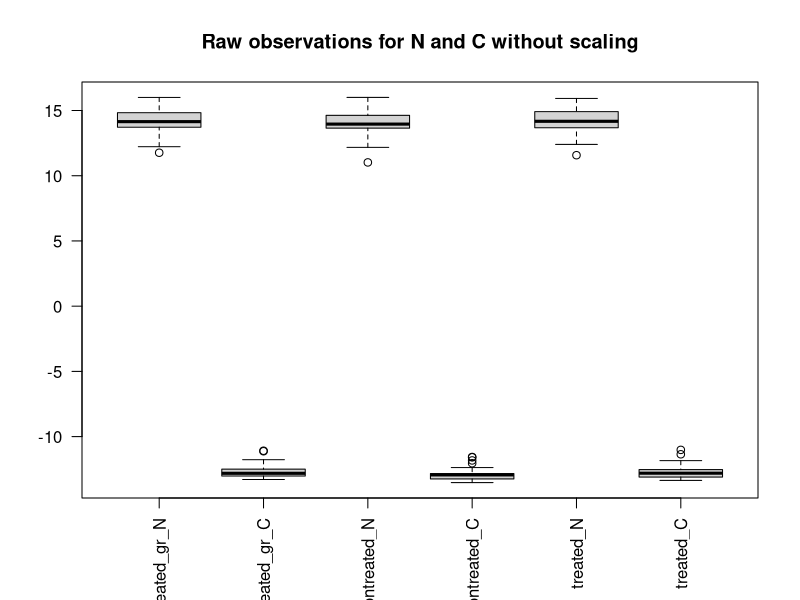
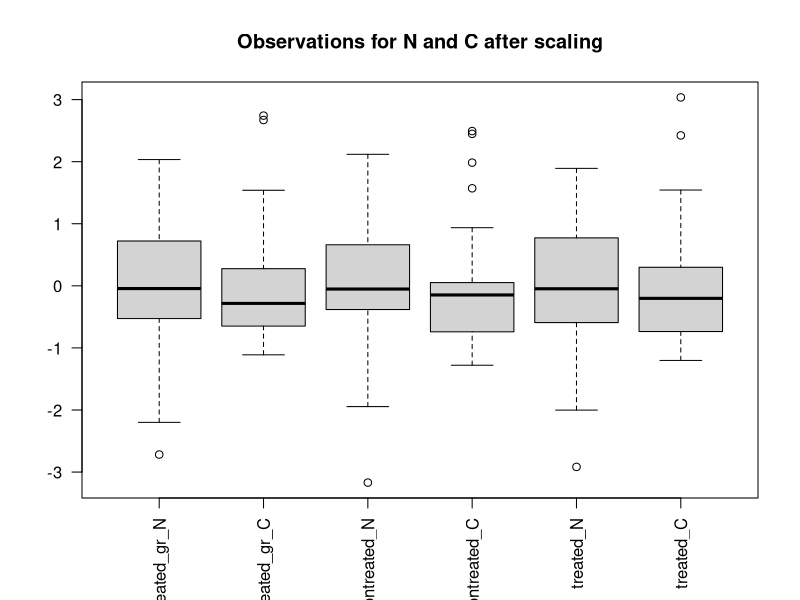
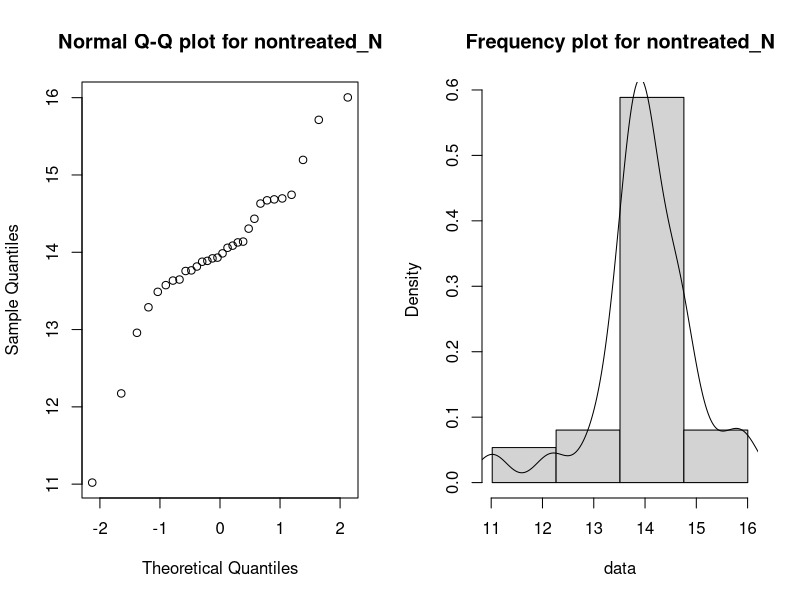
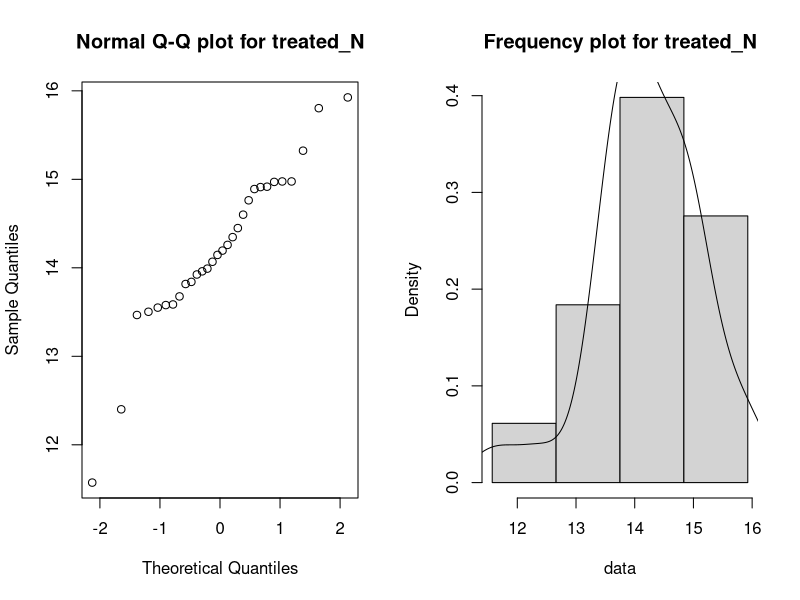
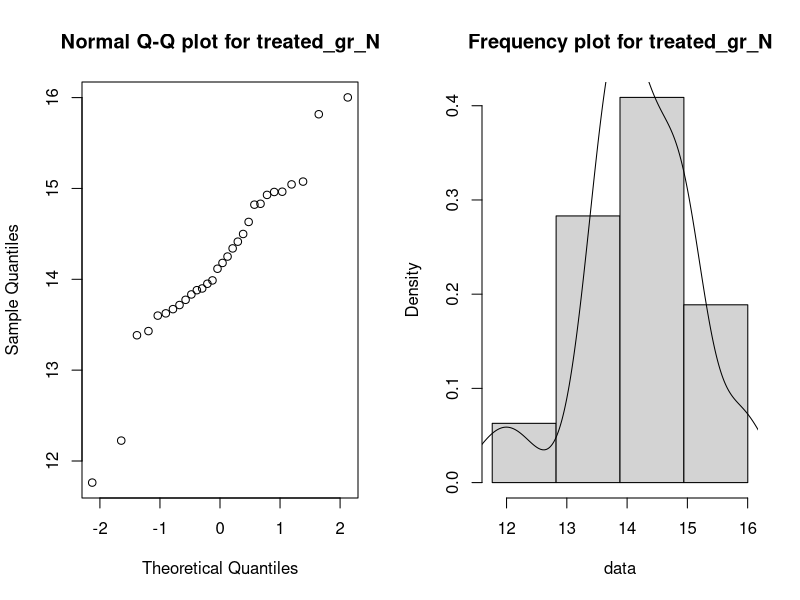
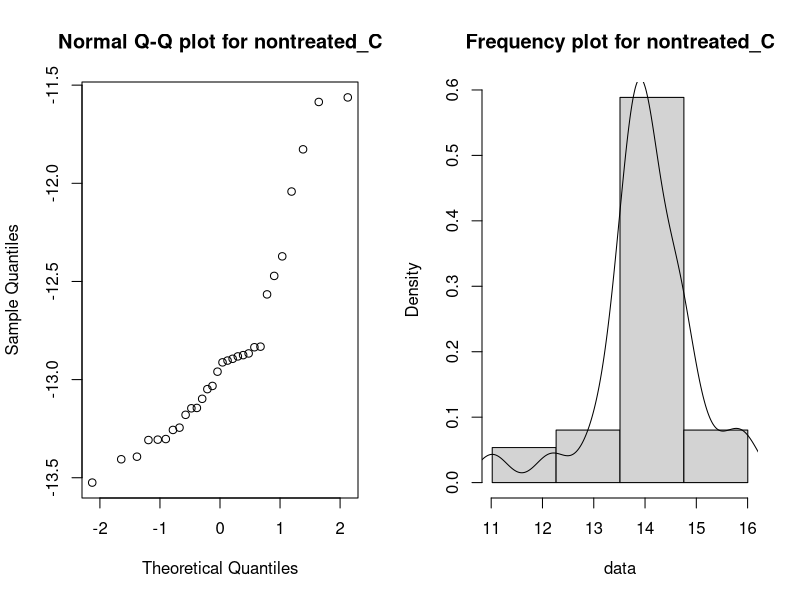
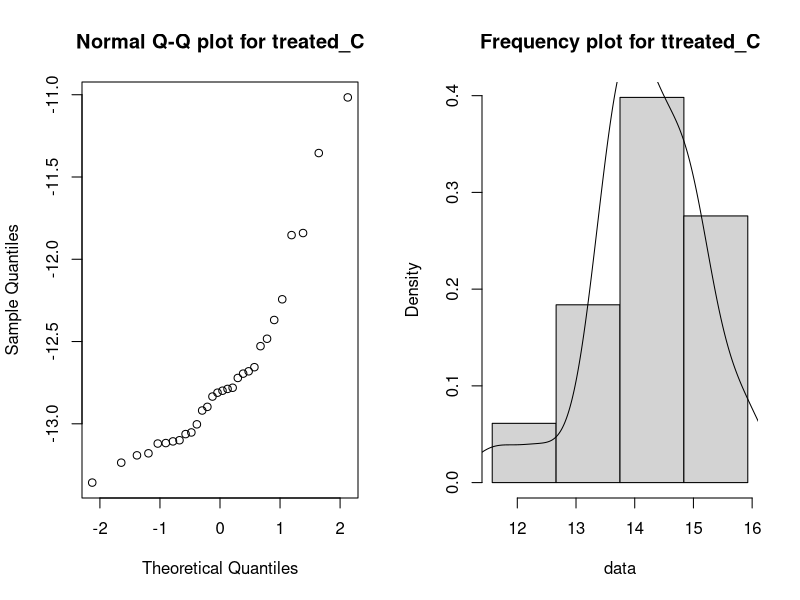
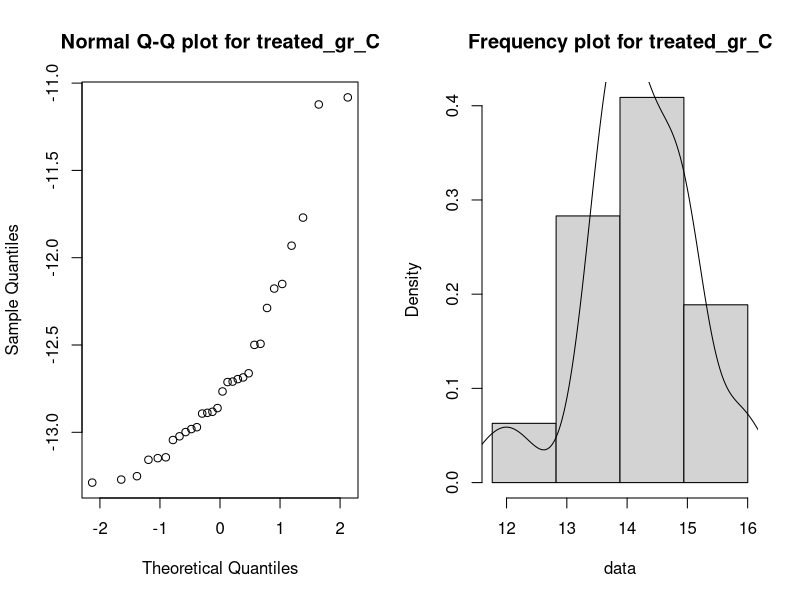

R code for these plots, in order:
## ---- chunk 1
library(dplyr)
library(ggplot2)
library(lmtest)
library(car)
library(gridExtra)
## ---- chunk 2
teeth_data <- read.csv("Samples-Laura-CLEAN-FOR-R.csv")
names(teeth_data)[1] <- 'treated_gr_N'
names(teeth_data)[2] <- 'treated_gr_C'
## ---- chunk 3
summary(teeth_data)
## ---- chunk 4
boxplot(teeth_data, las =2, main="Raw observations for N and C without scaling")
## ---- chunk 5
boxplot(scale(teeth_data), las =2, main="Observations for N and C after scaling")
## ---- chunk 6

draw_histogram_curve <- function(data, main_title) {
  
  bins <- ceiling(abs(max(data)) - min(data))
  hist(data, 
       breaks = seq(min(data), max(data), length.out = bins), 
       main=main_title, prob=TRUE)
  lines(density(data))
  
}

with(teeth_data, {
  par(mfrow = c(1, 2))
  qqnorm(nontreated_N, main="Normal Q-Q plot for nontreated_N")
  draw_histogram_curve(nontreated_N, "Frequency plot for nontreated_N")
  
  par(mfrow = c(1, 2))
  qqnorm(treated_N, main="Normal Q-Q plot for treated_N")
  draw_histogram_curve(treated_N, "Frequency plot for treated_N")
  
  par(mfrow = c(1, 2))
  qqnorm(treated_gr_N, main="Normal Q-Q plot for treated_gr_N")
  draw_histogram_curve(treated_gr_N, "Frequency plot for treated_gr_N")
  
 
  }) 
  
## ---- chunk 7


with(teeth_data, {
  par(mfrow = c(1, 2))
  qqnorm(nontreated_C, main="Normal Q-Q plot for nontreated_C")
  draw_histogram_curve(nontreated_N, "Frequency plot for nontreated_C")
  
  par(mfrow = c(1, 2))
  qqnorm(treated_C, main="Normal Q-Q plot for treated_C")
  draw_histogram_curve(treated_N, "Frequency plot for ttreated_C")
  
  par(mfrow = c(1, 2))
  qqnorm(treated_gr_C, main="Normal Q-Q plot for treated_gr_C")
  draw_histogram_curve(treated_gr_N, "Frequency plot for treated_gr_C")
  
 
  }) 
  
## ---- chunk 8
normality = sapply(teeth_data, shapiro.test)
normality
## ---- chunk 9
plot(teeth_data, main="Ploting every two pair of variables")
## ---- chunk 10
only_C_data <- teeth_data[,c(4,6,2)]
only_N_data <- teeth_data[,c(3,5,1)]
## ---- chunk 11
boxplot(only_C_data, main="Carbon isotope values for the different treatments")
## ---- chunk 12
wilcox.test(teeth_data$nontreated_C, teeth_data$treated_C, paired=TRUE)
## ---- chunk 13
wilcox.test(teeth_data$treated_C, teeth_data$treated_gr_C, paired=TRUE)
## ---- chunk 14
boxplot(only_N_data, main="Nitrogen isotope values for the different treatments")
## ---- chunk 15
wilcox.test(teeth_data$nontreated_N, teeth_data$treated_N, paired=TRUE)
## ---- chunk 16
wilcox.test(teeth_data$treated_N, teeth_data$treated_gr_N, paired=TRUE)
## ---- chunk 17

scatterplot(nontreated_C ~ treated_C, data=teeth_data,
   xlab="Treated sample C values", ylab="Non-treated sample C values",
   main="Scatterplot for C values")
## ---- chunk 18
scatterplot(nontreated_N ~ treated_N, data=teeth_data,
   xlab="Treated sample N values", ylab="Non-treated sample N values",
   main="Scatterplot for N values")
## ---- chunk 19
mC <- lm (treated_C ~ nontreated_C, teeth_data)
summary(mC)
## ---- chunk 20
mgC <- lm (treated_gr_C ~ nontreated_C, teeth_data)
summary(mgC)
## ---- chunk 21
resid_values_mc <- residuals(mC)
resid_values_mgc <- residuals(mgC)
par(mfrow = c(2, 2))
hist(resid_values_mc, main="")
boxplot(resid_values_mc)
mtext("Histogram and boxplot for non-graphite lm's residuals", side = 3, line = -1, outer = TRUE)
mtext("Histogram and boxplot for graphite lm's residuals", side = 3, line = -15, outer = TRUE)
hist(resid_values_mgc, main="")
boxplot(resid_values_mgc)
## ---- chunk 22
plot(resid_values_mc, main="Squareness of non-graphite residuals")
plot(resid_values_mgc, main ="Squareness of graphite residuals")
## ---- chunk 23
shapiro.test(resid_values_mc)
shapiro.test(resid_values_mgc)
## ---- chunk 24
mN <- lm (treated_N ~ nontreated_N, teeth_data)
summary(mN)
## ---- chunk 25
mgN <- lm (treated_gr_N ~ nontreated_N, teeth_data)
summary(mgN)
## ---- chunk 26
resid_values_mn <- residuals(mN)
resid_values_mgn <- residuals(mgN)
par(mfrow = c(2, 2))
hist(resid_values_mn, main="")
boxplot(resid_values_mn)
mtext("Histogram and boxplot for non-graphite residuals", side = 3, line = -1, outer = TRUE)
mtext("Histogram and boxplot for graphite residuals", side = 3, line = -15, outer = TRUE)
hist(resid_values_mgn, main="")
boxplot(resid_values_mgn)
## ---- chunk 27
plot(resid_values_mn, main="Squareness of non-graphite residuals")
plot(resid_values_mgn, main="Squareness of graphite residuals")
## ---- chunk 28
shapiro.test(resid_values_mn)
shapiro.test(resid_values_mgn)
## ---- chunk 29

bptest(mN)
bptest(mgN)
bptest(mgC)
bptest(mC)

## ---- chunk 30
bptest(mC)
## ---- chunk 31
ggplot(teeth_data, aes(nontreated_C, treated_C)) +
  geom_point(shape = 21, size = 3) + 
  geom_smooth(se = FALSE) +
  geom_smooth(method = lm, col = "tomato", se = FALSE)
## ---- chunk 32
ggplot(teeth_data, aes(nontreated_N, treated_N)) +
  geom_point(shape = 21, size = 3) + 
  geom_smooth(se = FALSE) +
  geom_smooth(method = lm, col = "tomato", se = FALSE)
